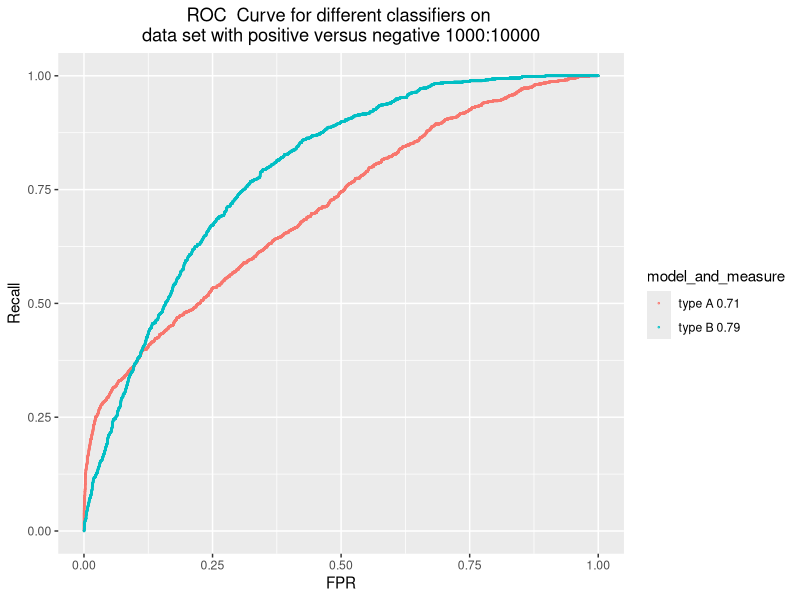
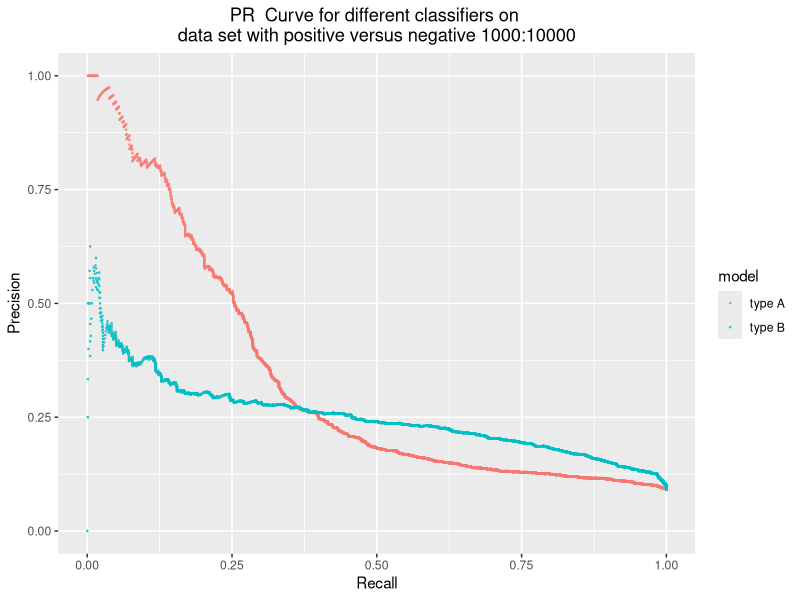
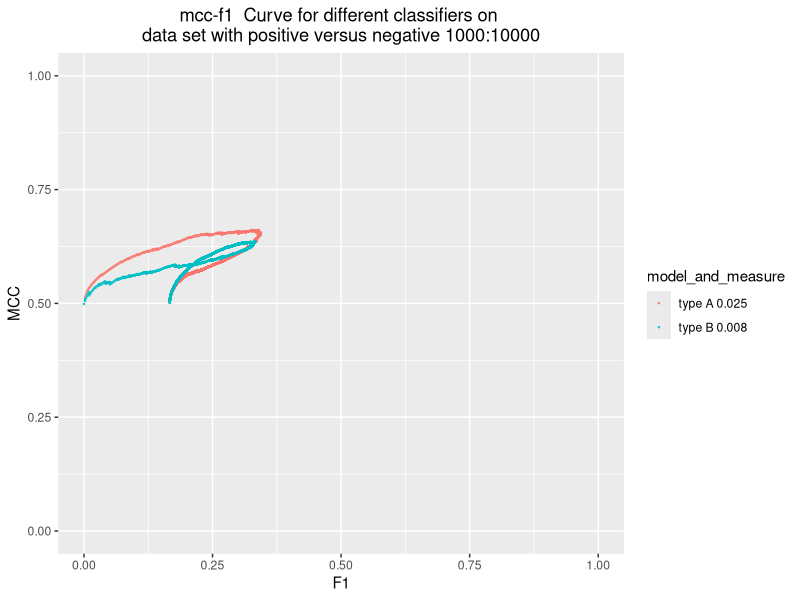
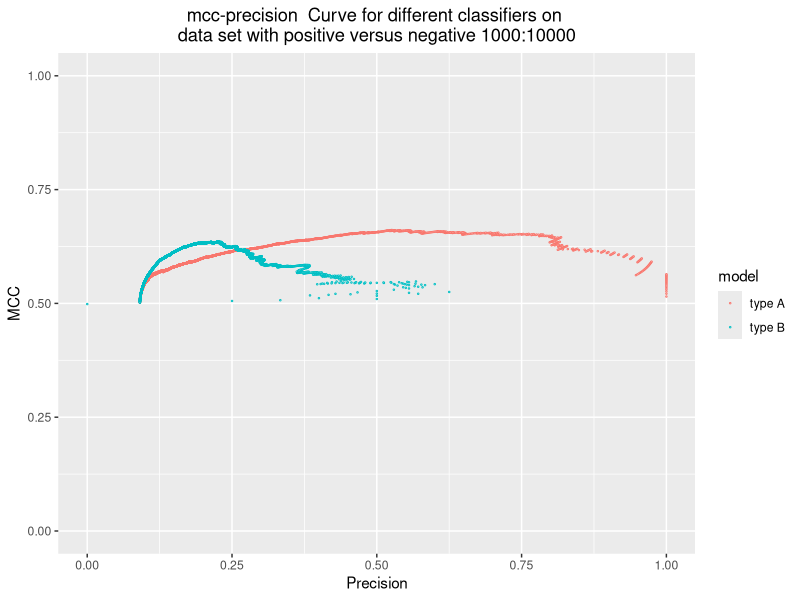
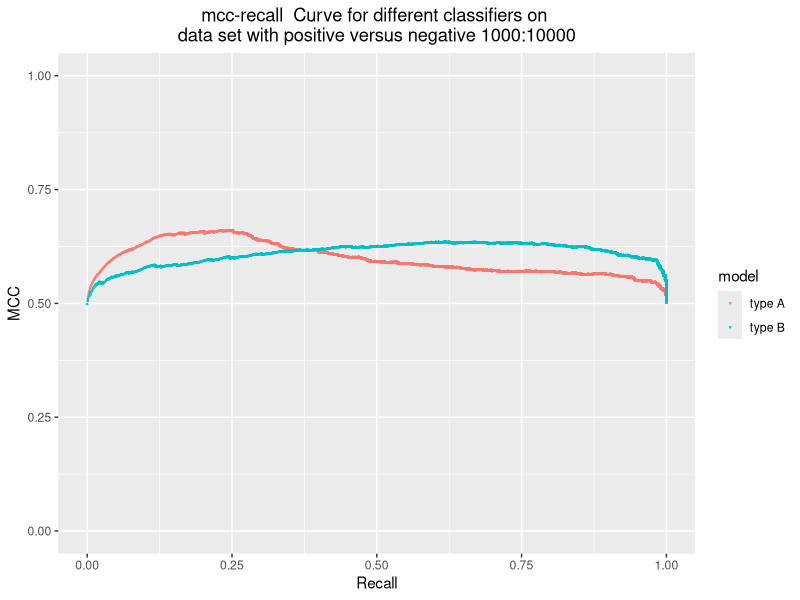
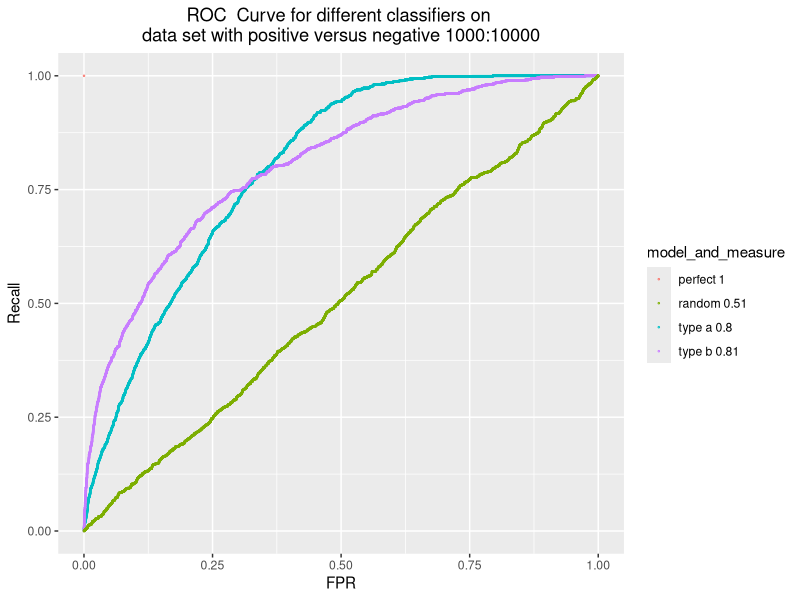
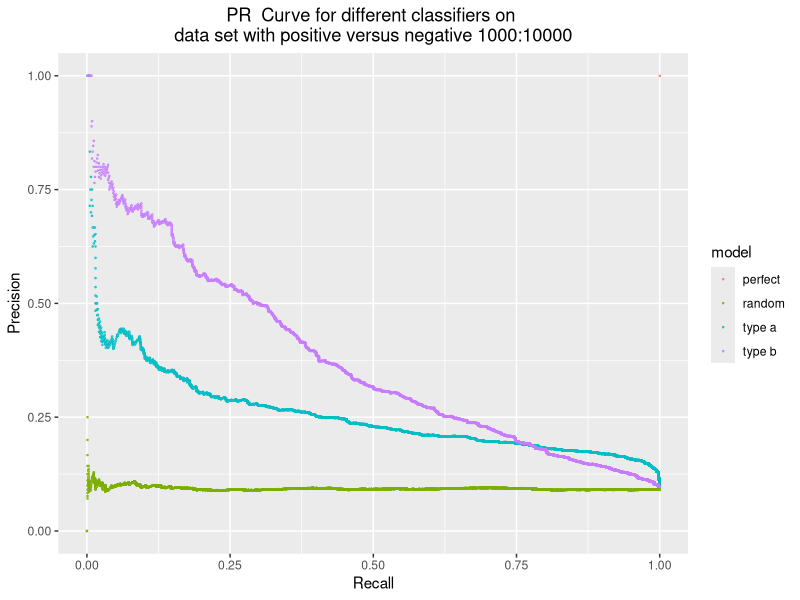
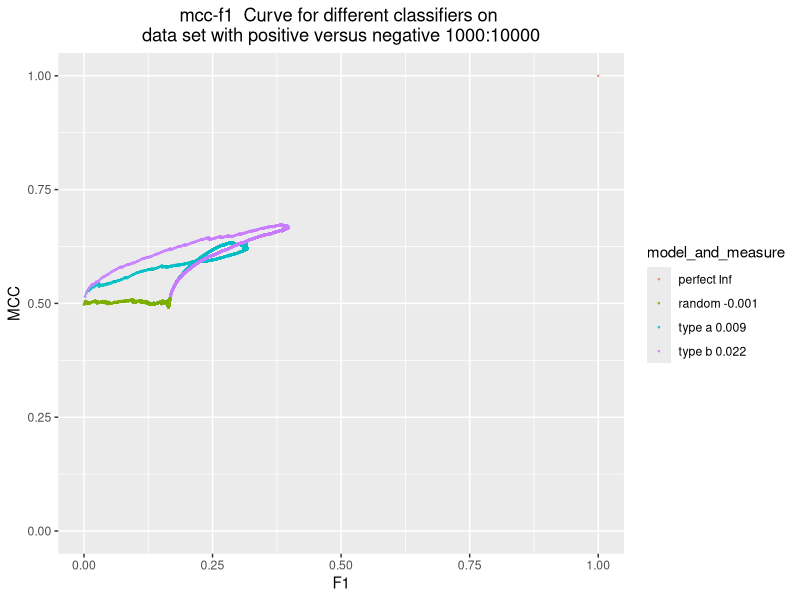

The R script that drew these images, in order:
## ---- chunk 1
# real binary outcomes
real_value = c(rep(1, 1000), rep(0, 10000))
real_value_reversed = c(rep(1, 10000), rep(0, 1000))
# A and B have different distributions for real positives
# classifier A: good early retrieval performance
predicted_value_A = c(rbeta(300, 12, 2), rbeta(700, 3, 3.5),rbeta(10000, 2, 3))
# classifier B:
predicted_value_B = c(rbeta(600, 5, 3), rbeta(400, 4, 3), rbeta(10000, 2, 3))
# classifier comparison:
predicted_value_comparison = c(rbeta(1000, 4, 3), rbeta(10000, 2, 4))
# perfect classifier
predicted_value_perfect = c(rep(1, 1000), rep(0, 10000))
# random classifier
predicted_value_random = c(runif(11000, 0, 1))
# C and D have different distribution for real negative case
predicted_value_a = c(rbeta(1000, 4, 3), rbeta(5000, 1, 7), rbeta(5000, 4, 4))
predicted_value_b = c(rbeta(1000, 4, 3), rbeta(5000, 3, 6), rbeta(5000, 3.5, 5))
predicted_value_C = c(rbeta(3000, 9, 2), rbeta(7000, 2, 4), rbeta(1000, 2, 4))
predicted_value_D = c(rbeta(6000, 4, 3), rbeta(4000, 3, 4), rbeta(1000, 2, 4))

df <- cbind.data.frame(real_value, predicted_value_A, predicted_value_B)
## ---- chunk 2
library(ROCR)
library(ggplot2)
# library(PRROC)

classification_result <- function (real, prediction){
  
pred <- prediction(prediction, real)
perf <- performance(pred, measure = "tpr", x.measure = "fpr")

# FPR
fpr <- attr(perf, "x.values")[[1]]
# threshold
threshold <- attr(perf, "alpha.values")[[1]]
# accumulated auc
# accumulated_auc <- c()
# loop_index = 1
# for (f in fpr){
#   accumulated_auc[loop_index] <- attr(performance(pred, measure = "auc", fpr.stop = f), "y.values")[[1]]
#   loop_index = loop_index + 1
# }

# PR curve
perf <- performance(pred, measure = "prec", x.measure = "rec")
# precision
precision <- attr(perf, "y.values")[[1]]
# recall
recall <- attr(perf, "x.values")[[1]]
# mcc-f1
perf <- performance(pred, measure = "mat", x.measure = "f")
# mcc
mcc <- attr(perf, "y.values")[[1]]
# normalised mcc: [-1, 1] to [0, 1]
mcc.nor <- (mcc + 1)/2
# f score
f <- attr(perf, "x.values")[[1]]   
# auc
auc <- attr(performance(pred, "auc"), "y.values")[[1]]
auc <- round(auc, 2)
# f_2 score, which emphasize on recall
f_2 <- (1+2^2)*precision*recall/((4*precision)+recall)
# f_0.5 score, which emphasize on precision
f_0.5 <- (1+0.5^2)*precision*recall/((0.25*precision)+recall)
# measure(metric) of mcc-f1: auc*(1-d)

# get the last f score
f.cp = 2/(2+(length(real[real==0])/length(real[real==1])))
f.cp <- max(f[f < f.cp], na.rm = T)
# get the largest f score
f.max = max(f, na.rm = T)

x_lower <- sort(f[c(1: (match(f.max, f)-1))], decreasing = F, na.last = F)
x_lower[1] <- 0
x_higher <- sort(f[c(1: match(f.max, f))], decreasing = F)

# find corresponding mcc.nor
y_higher.index <- match(x_higher, f)
y_higher <- mcc.nor[y_higher.index]
y_lower <- c(0.5,y_higher)
y_lower <- y_lower[-length(y_lower)]

# auc1
auc1 <- sum(0.5*(x_higher - x_lower) *(y_lower + y_higher), na.rm = T)

x1 <- sort(f[c(match(f.max, f):length(f))], decreasing = F)
x1_lower <- x1[c(1: length(x1)-1)]
x1_higher <- x1[c(2: length(x1))]
y1_higher.index <- match(f.max, f) -1 + match(x1_higher, f[c(match(f.max, f):length(f))])

y1_higher <- mcc.nor[y1_higher.index]
# auc2
auc2 <- sum((x1_higher-x1_lower)*y1_higher)

# auc of mcc-f1
mcc_auc <- auc1 - f.cp*0.5 -auc2
# smallest distance to (1, 1)
distance <- sqrt(((1-mcc.nor)^2+(1-f)^2))
min_distance <- min(distance, na.rm = T)
# mcc-f1 measure
mcc_measure <- sqrt(2)*mcc_auc*(sqrt(2)-min_distance)
# round the number to three decimal place
mcc_measure <- round(mcc_measure, 3)

output <-cbind.data.frame(fpr, precision, recall, mcc.nor, f, auc, mcc_measure, f_2, f_0.5) # accumulated_auc)
  return(output)
}


fpr_index = 1
precision_index = 2
recall_index = 3
mcc.nor_index = 4
f_score_index = 5
auc_index = 6
mcc_measure_index = 7
f_2_index = 8
f_0.5_index = 9
# accumulated_auc_index = 10

## ---- chunk 3

# real is the real value(vector); 
# prediction is the predictions of classifiers(dataset with multiple columns and each column stands for the prediction under a classifier)
# metric_index is a two-element vector. the first element is the index of the metric that should be x axis, and the second element is the index of the metric that should be on y axis
# model_name is a vector of the name of of the models
# type_of_curve is a string. e.g "ROC"
# x_axis is a string that is the label for x axis
# y_axis is a string that is the label for y axis
# positive_vs_negative is the proportion of positive cases versus negative cases
classification_plot <- function(real, prediction, metric_index, model_name, type_of_curve, x_axis, y_axis, positive_vs_negative){
  num_of_classifiers = ncol(prediction)
  list_of_metrics = list()
  num = 1
  while (num <= num_of_classifiers){
    metrics <- classification_result(real, prediction[, num])
    list_of_metrics[[length(list_of_metrics) + 1]] <- metrics
    num = num + 1
  }
  
  
  
  # we don't have auc metric
  if (length(metric_index) == 2){
  x_value <- c()
  y_value <- c()
  length_of_metrics <- c()
  num = 1
  while (num <= num_of_classifiers){
    x_value <- c(x_value, list_of_metrics[[num]][, metric_index[1]])
    y_value <- c(y_value, list_of_metrics[[num]][, metric_index[2]])
    length_of_metrics <- c(length_of_metrics, length(list_of_metrics[[num]][, metric_index[1]]))
    num = num + 1

  }
  df <- data.frame(X = x_value, Y= y_value, model = rep(model_name, times = length_of_metrics))


  ggplot(df, aes(x=X, y=Y, group = model, color = model, ymin=0, ymax=1, xmin=0, xmax=1 )) + geom_point(size = 0.2, shape = 21, fill="white")+
  ggtitle(paste(type_of_curve, " Curve for different classifiers on \ndata set with positive versus negative" , positive_vs_negative)) +
  theme(plot.title=element_text(hjust=0.5))+ labs(x=x_axis, y=y_axis)
    

}


  # we have auc metric
 else if (length(metric_index) == 3){
  x_value <- c()
  y_value <- c()
  auc_metric <- c()
  length_of_metrics <- c()
  num = 1
  while (num <= num_of_classifiers){
    x_value <- c(x_value, list_of_metrics[[num]][, metric_index[1]])
    y_value <- c(y_value, list_of_metrics[[num]][, metric_index[2]])
    auc_metric <- c(auc_metric, list_of_metrics[[num]][,metric_index[3]])
    length_of_metrics <- c(length_of_metrics, length(list_of_metrics[[num]][, metric_index[1]]))
    num = num + 1

  }
  df <- data.frame(X = x_value, Y= y_value, measure = auc_metric, model = rep(model_name, times = length_of_metrics))
  df$model_and_measure <- paste(df$model, df$measure)

  

  ggplot(df, aes(x=X, y=Y, group = model_and_measure, color = model_and_measure,ymin=0, ymax=1, xmin=0, xmax=1 )) + geom_point(size = 0.2, shape = 21, fill="white")+
  ggtitle(paste(type_of_curve, " Curve for different classifiers on \ndata set with positive versus negative" , positive_vs_negative)) +
  theme(plot.title=element_text(hjust=0.5))+ labs(x=x_axis, y=y_axis)
    
  }
}




## ---- chunk 4
real = real_value

prediction = cbind(predicted_value_A, predicted_value_B)
model_name= c("type A", "type B")

# ROC 
classification_plot(real, prediction, c(fpr_index, recall_index, auc_index), model_name, "ROC", "FPR", "Recall","1000:10000")
# PR
classification_plot(real, prediction, c(recall_index, precision_index), model_name,  "PR", "Recall", "Precision","1000:10000")
# mcc-f1
classification_plot(real, prediction, c(f_score_index, mcc.nor_index, mcc_measure_index), model_name,  "mcc-f1", "F1", "MCC", "1000:10000")
# mcc-precision
classification_plot(real, prediction, c(precision_index, mcc.nor_index), model_name, "mcc-precision", "Precision", "MCC", "1000:10000")
# mcc-recall
classification_plot(real, prediction, c(recall_index, mcc.nor_index), model_name, "mcc-recall", "Recall", "MCC", "1000:10000")
# # accumulated auc-fpr
# classification_plot(real, prediction, c(fpr_index, accumulated_auc_index), model_name, "accumulated_auc-fpr", "FPR", "Accumulated AUC", "1000:10000")
# # f1-fpr
# classification_plot(real, prediction, c(fpr_index, f_score_index), model_name, "f1-fpr", "fpr", "f1", "1000:10000")
# # f2-fpr
# classification_plot(real, prediction, c(fpr_index, f_2_index), model_name, "f2-fpr", "fpr", "f2", "1000:10000")
# # f0.5-fpr
# classification_plot(real, prediction, c(fpr_index, f_0.5_index), model_name, "f0.5-fpr", "fpr", "f0.5", "1000:10000")
# # mcc-f_2
# classification_plot(real, prediction, c(f_2_index, mcc.nor_index), model_name, "mcc-f2", "F2", "MCC", "1000:10000")
# # mcc-f_0.5
# classification_plot(real, prediction, c(f_0.5_index, mcc.nor_index), model_name, "mcc-f0.5", "F0.5", "MCC", "1000:10000")
## ---- chunk 5
real = real_value
prediction = cbind(predicted_value_a, predicted_value_b, predicted_value_perfect, predicted_value_random)
model_name= c("type a", "type b", "perfect", "random")

# ROC 
classification_plot(real, prediction, c(fpr_index, recall_index, auc_index), model_name, "ROC", "FPR", "Recall","1000:10000")
# PR
classification_plot(real, prediction, c(recall_index, precision_index), model_name,  "PR", "Recall", "Precision","1000:10000")
# mcc-f1
classification_plot(real, prediction, c(f_score_index, mcc.nor_index, mcc_measure_index), model_name,  "mcc-f1", "F1", "MCC", "1000:10000")
# mcc-precision
classification_plot(real, prediction, c(precision_index, mcc.nor_index), model_name, "mcc-precision", "Precision", "MCC", "1000:10000")
# mcc-recall
classification_plot(real, prediction, c(recall_index, mcc.nor_index), model_name, "mcc-recall", "Recall", "MCC", "1000:10000")
## ---- chunk 6
real = real_value_reversed
prediction = cbind(predicted_value_C, predicted_value_D)
model_name= c("type C", "type D")

# ROC 
classification_plot(real, prediction, c(fpr_index, recall_index), model_name, "ROC", "FRR", "Recall", "10000:1000")
# PR
classification_plot(real, prediction, c(recall_index, precision_index), model_name, "PR", "Recall", "Precision", "10000:1000" )
# mcc-f1
classification_plot(real, prediction, c(f_score_index, mcc.nor_index, mcc_measure_index), model_name, "mcc-f1", "F1", "MCC",  "10000:1000")
# mcc-precision
classification_plot(real, prediction, c(precision_index, mcc.nor_index), model_name, "mcc-precision","Precision", "MCC", "10000:1000")
# mcc-recall
classification_plot(real, prediction, c(recall_index, mcc.nor_index), model_name, "mcc-recall", "Recall", "MCC", "10000:1000")
## ---- chunk 7
real = real_value

## Imbalanced 1000: 10000
real = real_value
predicted_value_z = c(rbeta(1000, 7, 5), rbeta(5000, 1, 7), rbeta(5000, 5, 7))
predicted_value_x = c(rbeta(1000, 7, 5), rbeta(10000, 3.5, 7))
prediction = cbind(predicted_value_z, predicted_value_x)
model_name= c("type z", "type x")
# ROC 
classification_plot(real, prediction, c(fpr_index, recall_index), model_name, "ROC", "FRR", "Recall", "1000:10000")
# PR
classification_plot(real, prediction, c(recall_index, precision_index), model_name, "PR", "Recall", "Precision", "1000:10000" )
# mcc-f1
classification_plot(real, prediction, c(f_score_index, mcc.nor_index, mcc_measure_index), model_name, "mcc-f1", "F1", "MCC",  "1000:10000")

 ## Imbalanced 10000:1000
real = real_value_reversed
predicted_value_v = c(rbeta(10000, 7, 5), rbeta(500, 1, 7), rbeta(500, 5, 7))
predicted_value_n = c(rbeta(10000, 7, 5), rbeta(1000, 3, 7))
prediction = cbind(predicted_value_v, predicted_value_n)
model_name= c("type v", "type n")
# ROC 
classification_plot(real, prediction, c(fpr_index, recall_index), model_name, "ROC", "FRR", "Recall", "10000:1000")
# PR
classification_plot(real, prediction, c(recall_index, precision_index), model_name, "PR", "Recall", "Precision", "10000:1000" )
# mcc-f1
classification_plot(real, prediction, c(f_score_index, mcc.nor_index, mcc_measure_index), model_name, "mcc-f1", "F1", "MCC",  "10000:1000")

## Balanced 1000:1000
real = c(rep(1, 1000), rep(0, 1000))
predicted_value_m = c(rbeta(1000, 7, 5), rbeta(500, 1, 7), rbeta(500, 5, 7))
predicted_value_r = c(rbeta(1000, 7, 5), rbeta(1000, 3.5, 7))
prediction = cbind(predicted_value_m, predicted_value_r)
model_name= c("type m", "type r")
# ROC 
classification_plot(real, prediction, c(fpr_index, recall_index), model_name, "ROC", "FRR", "Recall", "1000:1000")
# PR
classification_plot(real, prediction, c(recall_index, precision_index), model_name, "PR", "Recall", "Precision", "1000:1000" )
# mcc-f1
classification_plot(real, prediction, c(f_score_index, mcc.nor_index, mcc_measure_index), model_name, "mcc-f1", "F1", "MCC",  "1000:1000")

## ---- chunk 8
real = real_value
predicted_value_G = c(rbeta(350, 15, 0.5), rbeta(650, 2.25, 4), rbeta(10000, 2, 4))
predicted_value_H = c(rbeta(400, 3.3, 3), rbeta(600, 3, 4), rbeta(10000, 2, 4))
predicted_value_I = c(rbeta(400, 3.3, 3), rbeta(600, 3, 4), rbeta(4550, 1, 10), rbeta(5450, 4, 4.5))
prediction = cbind(predicted_value_G, predicted_value_H, predicted_value_I)
model_name= c("type G", "type H", "type I")

# ROC 
classification_plot(real, prediction, c(fpr_index, recall_index, auc_index), model_name, "ROC", "FRR", "Recall", "1000:10000")
# PR
classification_plot(real, prediction, c(recall_index, precision_index), model_name, "PR", "Recall", "Precision", "1000:10000")
# mcc-f1
classification_plot(real, prediction, c(f_score_index, mcc.nor_index, mcc_measure_index), model_name, "mcc-f1", "F1", "MCC",  "1000:10000")
